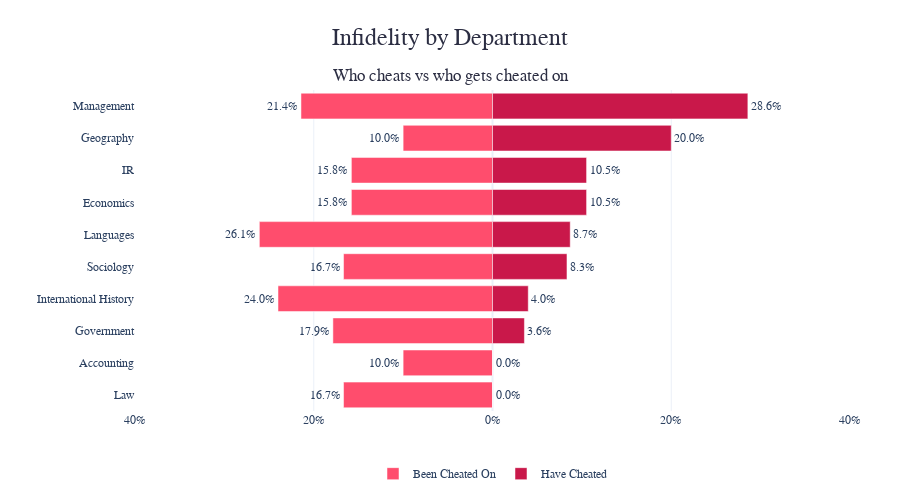
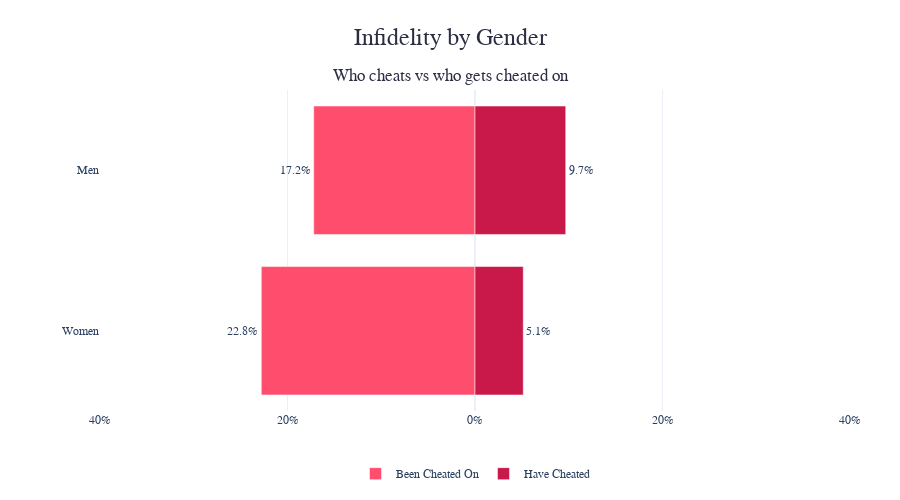
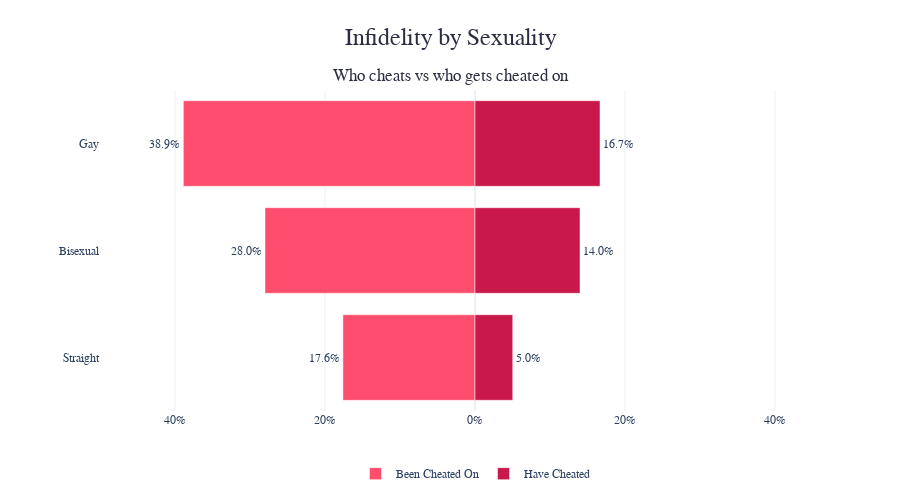
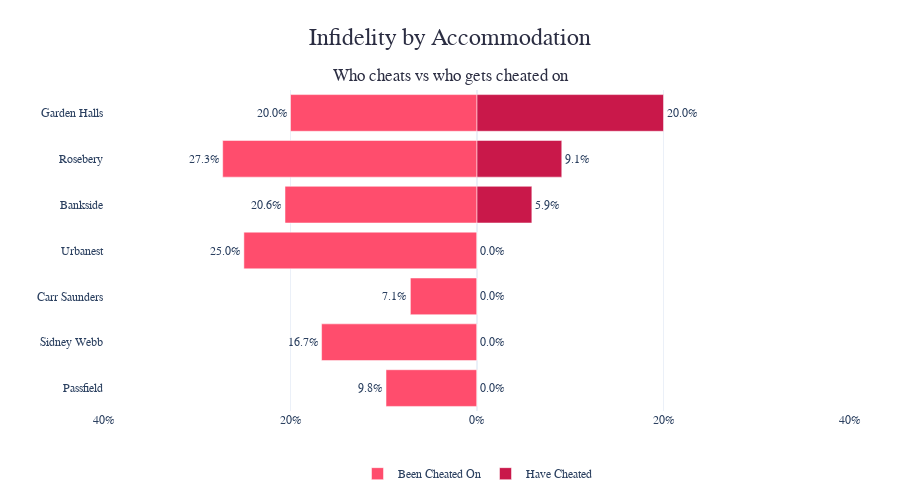

Notebook code for these charts, in order:
### Markdown cell above
## Infidelity Gap Charts

### Code cell
for group_col, title in [
    ('department', 'Infidelity by Department'),
    ('gender', 'Infidelity by Gender'),
    ('sexuality', 'Infidelity by Sexuality'),
    ('lse_accommodation', 'Infidelity by Accommodation')
]:
    if group_col not in survey.columns:
        continue
    
    d = standardize_groups(survey)
    fig = create_infidelity_diverging(d, group_col, title, THEME_COLORS, TYPOGRAPHY, QUALITATIVE_PALETTE)
    
    if fig:
        save_plotly(fig, f'infidelity_gap_{group_col}', OUTPUT_CONFIG['diverging'])
        fig.show()

### Figure 1 — Plotly figure (JSON) as saved in the notebook; plotly's stock layout.template omitted (floating-point values rounded to 4 significant figures)
{"data": [{"marker": {"color": "#FF4D6D"}, "name": "Been Cheated On", "orientation": "h", "text": ["16.7%", "10.0%", "17.9%", "24.0%", "16.7%", "26.1%", "15.8%", "15.8%", "10.0%", "21.4%"], "textposition": "outside", "type": "bar", "x": [-16.67, -10.0, -17.86, -24.0, -16.67, -26.09, -15.79, -15.79, -10.0, -21.43], "y": ["Law", "Accounting", "Government", "International History", "Sociology", "Languages", "Economics", "IR", "Geography", "Management"]}, {"marker": {"color": "#C9184A"}, "name": "Have Cheated", "orientation": "h", "text": ["0.0%", "0.0%", "3.6%", "4.0%", "8.3%", "8.7%", "10.5%", "10.5%", "20.0%", "28.6%"], "textposition": "outside", "type": "bar", "x": [0.0, 0.0, 3.571, 4.0, 8.333, 8.696, 10.53, 10.53, 20.0, 28.57], "y": ["Law", "Accounting", "Government", "International History", "Sociology", "Languages", "Economics", "IR", "Geography", "Management"]}], "layout": {"barmode": "overlay", "font": {"family": "Georgia, Times New Roman, serif"}, "height": 500, "legend": {"orientation": "h", "x": 0.5, "xanchor": "center", "y": -0.15}, "margin": {"b": 80, "l": 100, "r": 50, "t": 90}, "showlegend": true, "title": {"font": {"color": "#2B2D42", "family": "Georgia, Times New Roman, serif", "size": 24}, "text": "Infidelity by Department<br><sub>Who cheats vs who gets cheated on</sub>", "x": 0.5, "xanchor": "center"}, "xaxis": {"range": [-40, 40], "ticktext": ["40%", "20%", "0%", "20%", "40%"], "tickvals": [-40, -20, 0, 20, 40], "title": {"text": ""}}, "yaxis": {"title": {"text": ""}}}}

### Figure 2 — Plotly figure (JSON) as saved in the notebook; plotly's stock layout.template omitted (floating-point values rounded to 4 significant figures)
{"data": [{"marker": {"color": "#FF4D6D"}, "name": "Been Cheated On", "orientation": "h", "text": ["22.8%", "17.2%"], "textposition": "outside", "type": "bar", "x": [-22.79, -17.2], "y": ["Women", "Men"]}, {"marker": {"color": "#C9184A"}, "name": "Have Cheated", "orientation": "h", "text": ["5.1%", "9.7%"], "textposition": "outside", "type": "bar", "x": [5.147, 9.677], "y": ["Women", "Men"]}], "layout": {"barmode": "overlay", "font": {"family": "Georgia, Times New Roman, serif"}, "height": 500, "legend": {"orientation": "h", "x": 0.5, "xanchor": "center", "y": -0.15}, "margin": {"b": 80, "l": 100, "r": 50, "t": 90}, "showlegend": true, "title": {"font": {"color": "#2B2D42", "family": "Georgia, Times New Roman, serif", "size": 24}, "text": "Infidelity by Gender<br><sub>Who cheats vs who gets cheated on</sub>", "x": 0.5, "xanchor": "center"}, "xaxis": {"range": [-40, 40], "ticktext": ["40%", "20%", "0%", "20%", "40%"], "tickvals": [-40, -20, 0, 20, 40], "title": {"text": ""}}, "yaxis": {"title": {"text": ""}}}}

### Figure 3 — Plotly figure (JSON) as saved in the notebook; plotly's stock layout.template omitted (floating-point values rounded to 4 significant figures)
{"data": [{"marker": {"color": "#FF4D6D"}, "name": "Been Cheated On", "orientation": "h", "text": ["17.6%", "28.0%", "38.9%"], "textposition": "outside", "type": "bar", "x": [-17.61, -28.0, -38.89], "y": ["Straight", "Bisexual", "Gay"]}, {"marker": {"color": "#C9184A"}, "name": "Have Cheated", "orientation": "h", "text": ["5.0%", "14.0%", "16.7%"], "textposition": "outside", "type": "bar", "x": [5.031, 14.0, 16.67], "y": ["Straight", "Bisexual", "Gay"]}], "layout": {"barmode": "overlay", "font": {"family": "Georgia, Times New Roman, serif"}, "height": 500, "legend": {"orientation": "h", "x": 0.5, "xanchor": "center", "y": -0.15}, "margin": {"b": 80, "l": 100, "r": 50, "t": 90}, "showlegend": true, "title": {"font": {"color": "#2B2D42", "family": "Georgia, Times New Roman, serif", "size": 24}, "text": "Infidelity by Sexuality<br><sub>Who cheats vs who gets cheated on</sub>", "x": 0.5, "xanchor": "center"}, "xaxis": {"range": [-50, 50], "ticktext": ["40%", "20%", "0%", "20%", "40%"], "tickvals": [-40, -20, 0, 20, 40], "title": {"text": ""}}, "yaxis": {"title": {"text": ""}}}}

### Figure 4 — Plotly figure (JSON) as saved in the notebook; plotly's stock layout.template omitted (floating-point values rounded to 4 significant figures)
{"data": [{"marker": {"color": "#FF4D6D"}, "name": "Been Cheated On", "orientation": "h", "text": ["9.8%", "16.7%", "7.1%", "25.0%", "20.6%", "27.3%", "20.0%"], "textposition": "outside", "type": "bar", "x": [-9.756, -16.67, -7.143, -25.0, -20.59, -27.27, -20.0], "y": ["Passfield", "Sidney Webb", "Carr Saunders", "Urbanest", "Bankside", "Rosebery", "Garden Halls"]}, {"marker": {"color": "#C9184A"}, "name": "Have Cheated", "orientation": "h", "text": ["0.0%", "0.0%", "0.0%", "0.0%", "5.9%", "9.1%", "20.0%"], "textposition": "outside", "type": "bar", "x": [0.0, 0.0, 0.0, 0.0, 5.882, 9.091, 20.0], "y": ["Passfield", "Sidney Webb", "Carr Saunders", "Urbanest", "Bankside", "Rosebery", "Garden Halls"]}], "layout": {"barmode": "overlay", "font": {"family": "Georgia, Times New Roman, serif"}, "height": 500, "legend": {"orientation": "h", "x": 0.5, "xanchor": "center", "y": -0.15}, "margin": {"b": 80, "l": 100, "r": 50, "t": 90}, "showlegend": true, "title": {"font": {"color": "#2B2D42", "family": "Georgia, Times New Roman, serif", "size": 24}, "text": "Infidelity by Accommodation<br><sub>Who cheats vs who gets cheated on</sub>", "x": 0.5, "xanchor": "center"}, "xaxis": {"range": [-40, 40], "ticktext": ["40%", "20%", "0%", "20%", "40%"], "tickvals": [-40, -20, 0, 20, 40], "title": {"text": ""}}, "yaxis": {"title": {"text": ""}}}}
